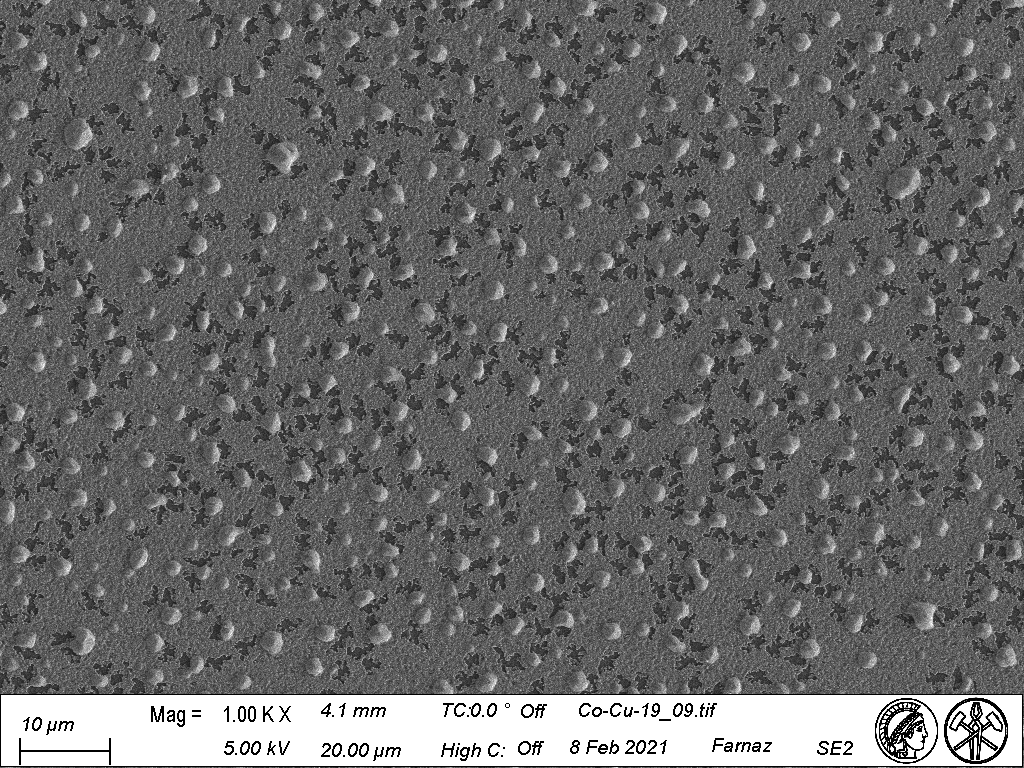
#> input picture 600C_2hrs/Co-Cu-19_09/Co-Cu-19_09.tif, 1024 x 768 px
$ python Co-Cu-19_09.py
#> lines starting #> are read from the running program, lines starting #| are printed output that depends on the picture; after the words box and inside, x2 and y2 are one past the last pixel; in counts of white or black regions, pixels touching at a corner belong together
# -*- coding: utf-8 -*-
"""
Created on Sat Jun 25 15:51:46 2022

@author: FireT
"""


from skimage import measure, io, img_as_ubyte
import matplotlib.pyplot as plt
from skimage.color import label2rgb, rgb2gray
import numpy as np
import cv2
import scipy
from scipy.stats import norm
from skimage import morphology


# The input image.
image = cv2.imread("Co-Cu-19_09.tif",0)
#> image is the input picture: shape (768, 1024); min 0, max 255, mean 104.8
image=image[0:696, :]
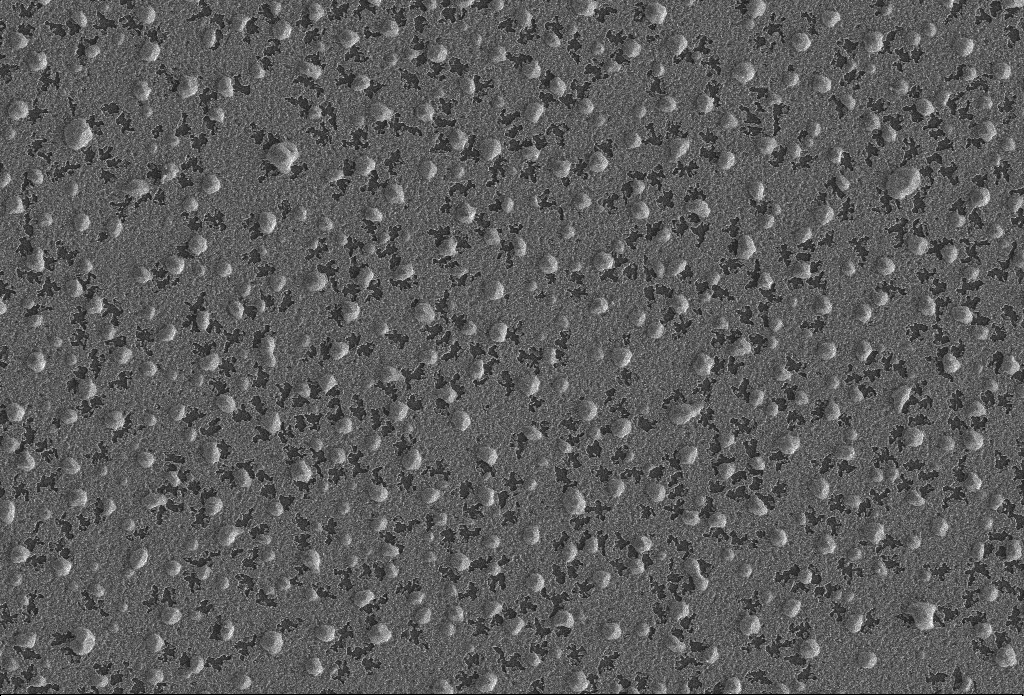
#> image: shape (696, 1024); min 0, max 255, mean 92.6
scale = 0.1116 #microns/pixel
Pixelcut= 0 #Minimum pixel Size

alpha = 1 # Contrast control (1.0-3.0)
beta = 0 # Brightness control (0-100)

image = cv2.convertScaleAbs(image, alpha=alpha, beta=beta)

#cv2.imshow('original', image)
#cv2.waitKey()

#plt.hist(image.flat, bins=100, range=(0,150))  #.flat returns the flattened numpy array (1D)


from skimage.filters import threshold_otsu #binary image

ret, thresh=cv2.threshold(image,0,255,cv2.THRESH_BINARY+cv2.THRESH_OTSU)
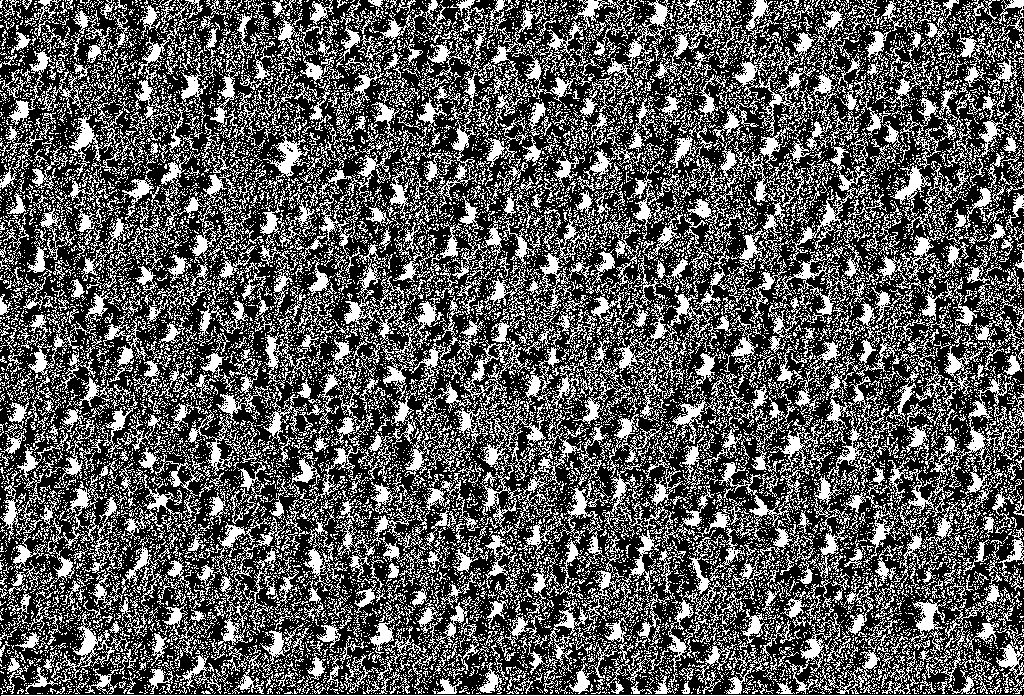
#> thresh: shape (696, 1024); 35.4% white in thin lines or dots
#> ret = 99


#Generate thresholded image
#thresholded_img = image > threshold
#plt.imshow(thresholded_img,cmap='gray')


#Remove edge touching regions
from skimage.segmentation import clear_border
edge_touching_removed = clear_border(thresh)
#> edge_touching_removed: shape (696, 1024); 33.5% white in thin lines or dots
#plt.imshow(edge_touching_removed)


kernel=np.ones ((3,3),np.uint8)
eroded=cv2.erode(edge_touching_removed,kernel,iterations=1)
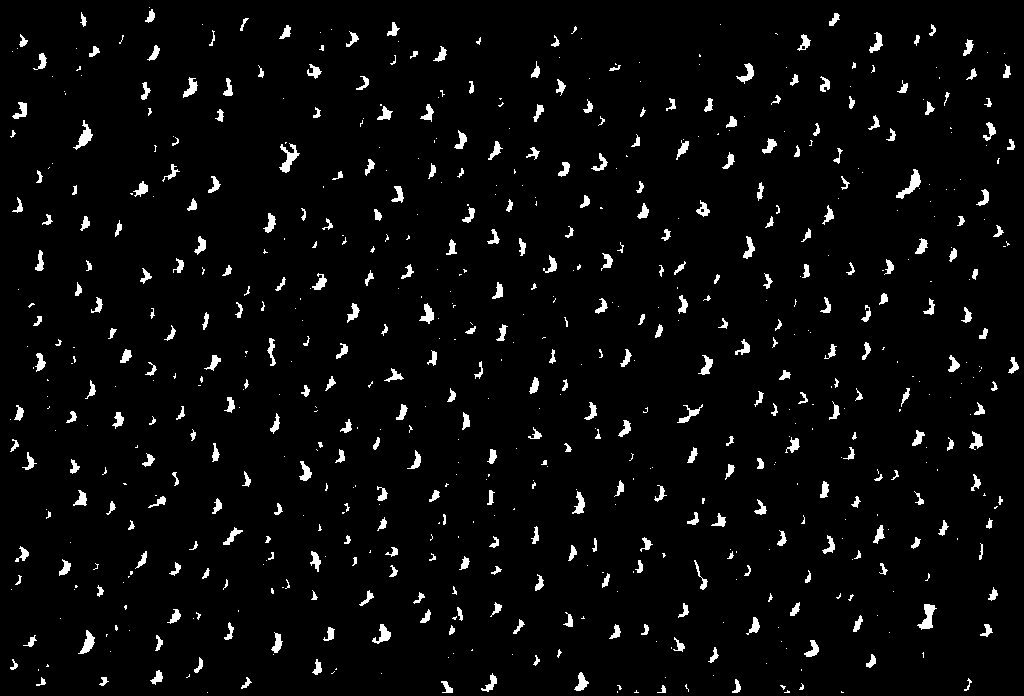
#> eroded: shape (696, 1024); 3.7% white; 694 white regions (333 under 20 px), largest, box (x1, y1, x2, y2) and area: (279, 143, 300, 173) 252, (896, 169, 921, 199) 250, (917, 604, 937, 630) 239
dilated=cv2.dilate(eroded,kernel,iterations=2)
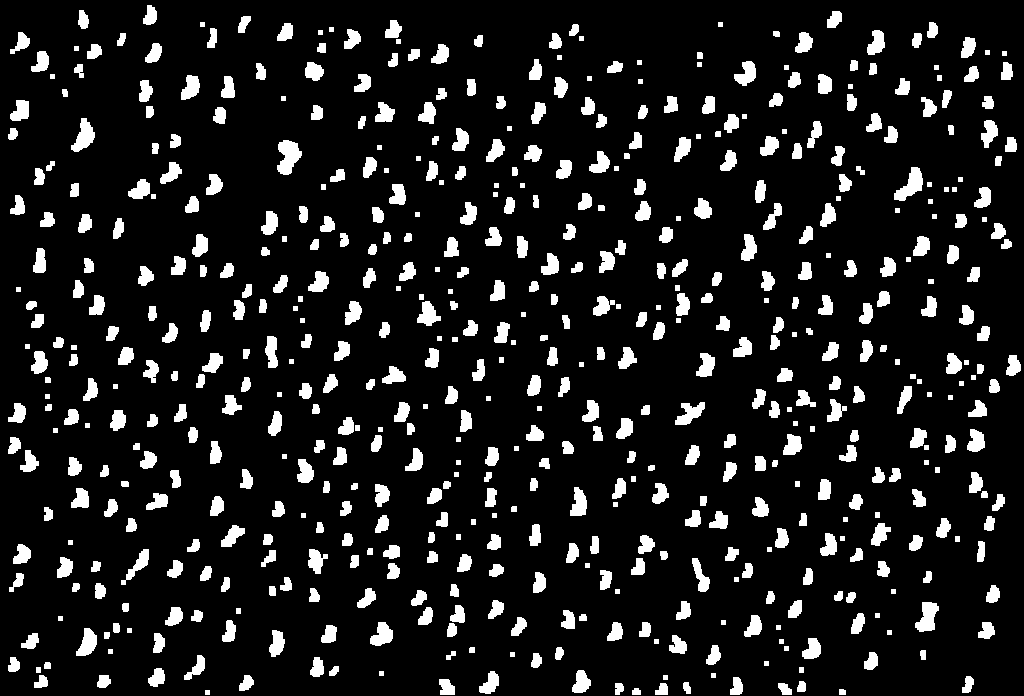
#> dilated: shape (696, 1024); 11.3% white; 593 white regions
# [12 lines of commented-out code are left out]

label_image = measure.label(dilated, connectivity=image.ndim)
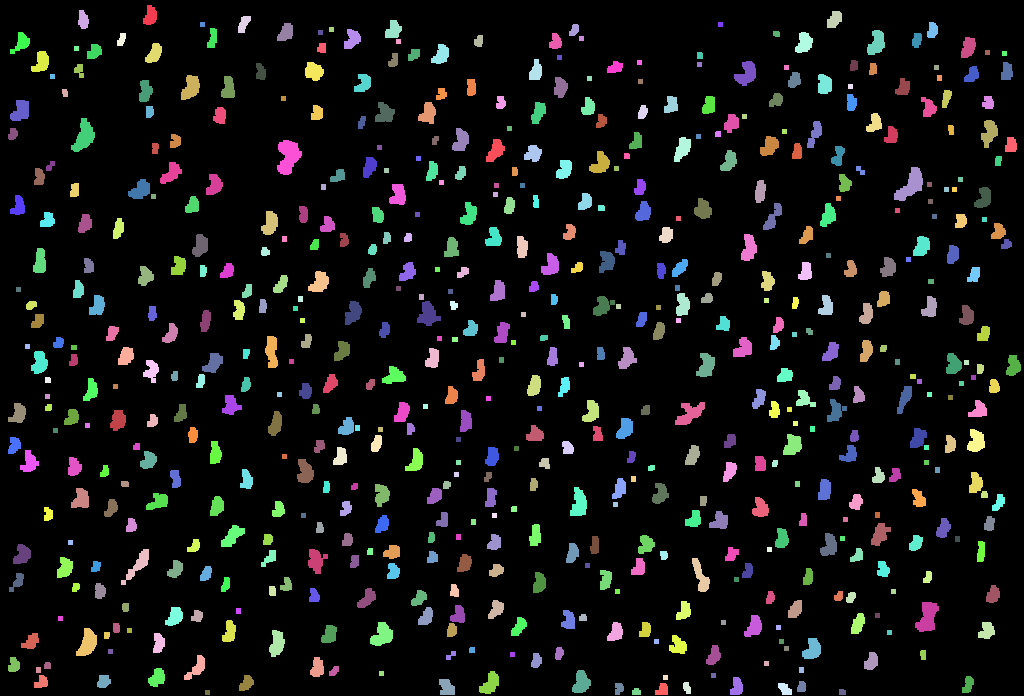
#> label_image: shape (696, 1024) int64; 594 distinct labels, from 0 to 593; one colour per label, 0 black


#Removal of small sized particles
label_image = morphology.remove_small_objects(label_image, Pixelcut)
#plt.imshow(label_image,cmap='Blue',interpolation='none')

#plt.imshow(label_image)
#Return an RGB image where color-coded labels are painted over the image.
#Using label2rgb

image_label_overlay = label2rgb(label_image, image=image)
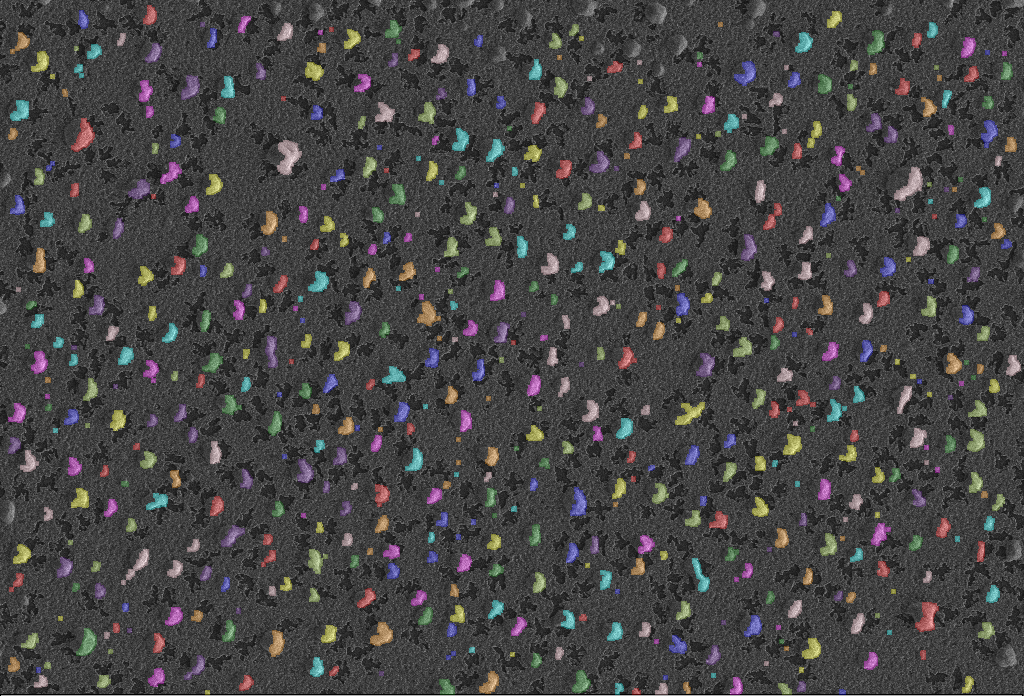
#> image_label_overlay: shape (696, 1024, 3) float64; mean R, G, B 0.274, 0.27, 0.27
#plt.imshow(image_label_overlay)

plt.imsave("labeled_Co-cu_05.jpg", image_label_overlay)


#################################################
#Calculate properties
#Using regionprops or regionprops_table
all_props=measure.regionprops(label_image, image)
#> all_props = 593 regions; largest, box (x1, y1, x2, y2) and area: (277, 140, 302, 175) 567, (894, 167, 923, 201) 500, (915, 602, 939, 632) 454, (71, 118, 95, 152) 442, (675, 402, 705, 425) 382
#Can print various parameters for all objects
for prop in all_props:
    print('Label: {} Area: {}'.format(prop.label, prop.area))
#> this loop made 593 passes
#| Label: 1 Area: 201.0
#| Label: 2 Area: 157.0
#| Label: 3 Area: 191.0
#| Label: 4 Area: 144.0
#| Label: 5 Area: 216.0
#| Label: 6 Area: 25.0
#| Label: 7 Area: 25.0
#| Label: 8 Area: 139.0
#> (further printed lines are left out)

#Compute image properties and return them as a pandas-compatible table.
#Available regionprops: area, bbox, centroid, convex_area, coords, eccentricity,
# equivalent diameter, euler number, label, intensity image, major axis length,
#max intensity, mean intensity, moments, orientation, perimeter, solidity, and many more

props = measure.regionprops_table(label_image, image,
                          properties=['label',
                                      'area', 'equivalent_diameter',
                                      'mean_intensity', 'solidity'])
#> props = 5 items

import pandas as pd
df = pd.DataFrame(props)
#> df = table of 593 rows and 5 columns
print(df.head())

#To delete small regions...
#df = df[df['area'] > 0]

print(df.head())

#######################################################
#Convert to micron scale
df['area_sq_microns'] = df['area'] * (scale**2)
df['equivalent_diameter_microns'] = df['equivalent_diameter'] * (scale)
print(df.head())


df.to_csv('measurements-0pixdel.csv')


#size distrib
import seaborn as sns

sns.set_style('white')

#sns.distplot(df.area_sq_microns)
